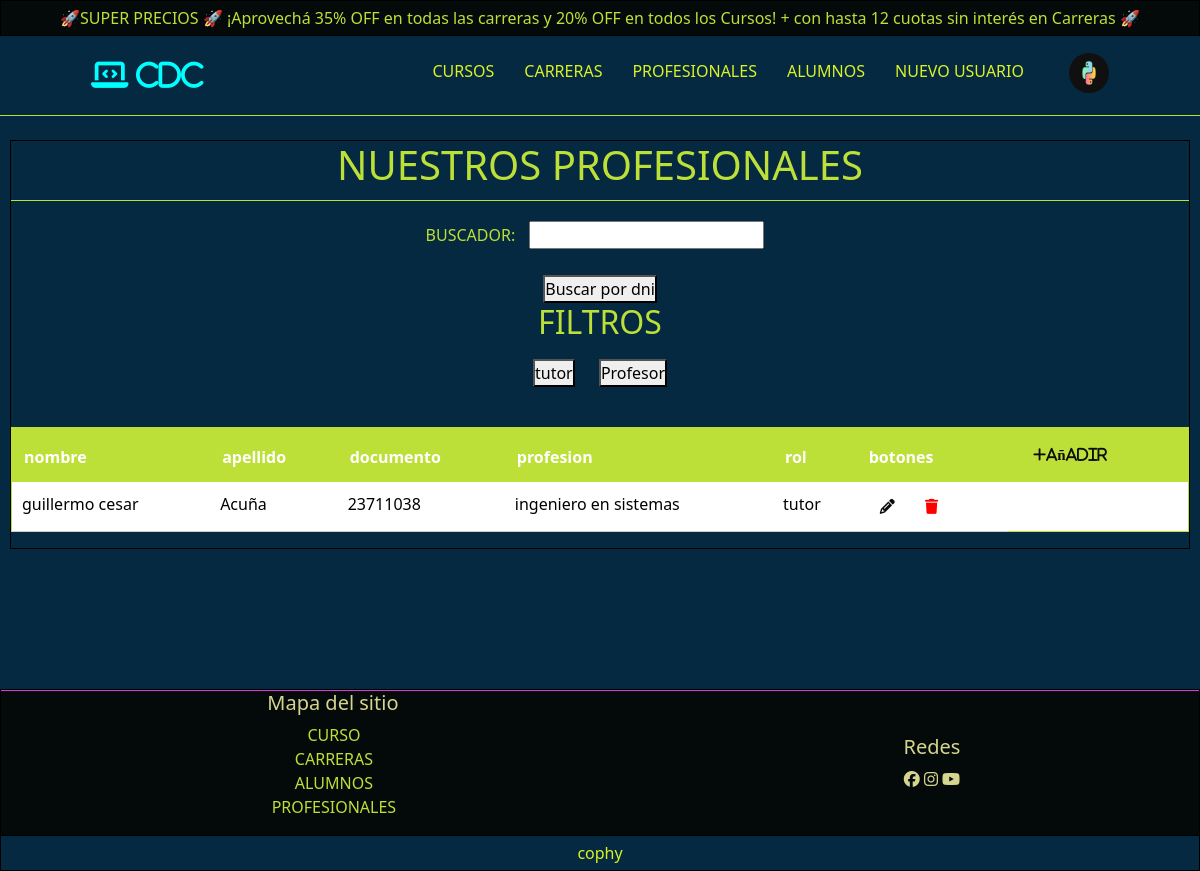
The app's page /AppSchol/profesionales/ (signed in) with its own data.
### AppScholl/models.py (models this page shows, shortened)
class Perfil(models.Model):
    user = models.OneToOneField(User,on_delete=models.CASCADE)
    foto = models.ImageField(upload_to='foto_perfil/',null=True,blank=True,default='https://sollentunatrafikskola.se/wp-content/uploads/2018/12/male-feature.jpg')

class Profesional(models.Model):
    nombre = models.CharField(max_length=30)
    apellido = models.CharField(max_length=30)
    documento = models.IntegerField()
    profesion = models.CharField(max_length=30)
    rol = models.CharField(max_length=30)
    presentacion = models.TextField()

### AppScholl/views.py (the view, shortened to what this page needs)
# urls.py: path("profesionales/",views.profesionales,name='Profesionales'),
def profesionales(request):
    query = request.GET.get('buscador')
    filtro = request.GET.get('filtro')
    buscador = Buscar(request.GET)
    profesionales = Profesional.objects.all()
    if 'reset' in request.GET:
        query = ''
        filtro = ''
        profesionales = Profesional.objects.all()
    elif filtro:
        profesionales = Profesional.objects.filter(rol__icontains=filtro)
    elif query:
        profesionales = Profesional.objects.filter(documento__icontains=query)
    return render(request, 'AppScholl/profesionales.html', {'profesionales': profesionales,  'buscar': buscador,  'query': query,  'filtro': filtro, })

### AppScholl/forms.py
class Buscar(forms.Form):
    buscador = forms.CharField(max_length=100,required=False)

### AppScholl/templates/AppScholl/profesionales.html (shortened to what this page needs)
{% extends 'AppScholl/base.html' %}
{% block contenido %}
    <main class="conteiner-main" id="profesionales">
        <div class="conteiner-titulo">
            <h1>Nuestros profesionales</h1>
        </div>
        <section class="seccion-buscar-filtros">
            <article class="conteiner-buscar">
              <form method="GET" action="{% url 'Profesionales' %}">
                {% if user.is_authenticated %}
                  {{ buscar.as_p }}
                  <button type="submit">Buscar por dni</button>
                  {% else %}
                  <button type="submit">limpiar</button>
                {% endif %}
                <article class="conteiner-filtros">
                  <h2>Filtros</h2>
                  <button type="submit" name="filtro" value="tutor">tutor</button>
                  <button type="submit" name="filtro" value="profesor">Profesor</button>
              </article>
              </form>
            </article>
        </section>
        {% if user.is_authenticated %}
          {% if profesionales %}
            <section class="seccion-tabla">
              <table class="table">
                <thead>
                  <tr>
                    <th scope="col">nombre</th>
                    <th scope="col">apellido</th>
                    <th scope="col">documento</th>
                    <th scope="col">profesion</th>
                    <th scope="col">rol</th>
                    <th scope="col">botones</th>
                    <th scope="col"><a href="{% url 'AddProfesional' %}"><i class="fa-solid fa-plus btn-mas btn">añadir</i></a></th>
                  </tr>
                </thead>
                <tbody>
                  {% for profesional in profesionales %}
                    <tr>
                    <td>{{profesional.nombre}}</td>
                    <td>{{profesional.apellido}}</td>
                    <td>{{profesional.documento}}</td>
                    <td>{{profesional.profesion}}</td>
                    <td>{{profesional.rol}}</td>
                    <td>
                      {% if user.is_superuser %}
                        <a href="{% url 'ModProfesional' profesional.documento %}"><i class="fa-solid fa-pencil btn btn-mas"></i></a>
                        <form method="POST" action="{% url 'Profesionales' %}" style="display:inline;" onsubmit="return confirm('¿Estás seguro de que deseas eliminar este profesional?');">
                          <button type="submit" name="eliminar" style="border: none; background: none; cursor: pointer;" aria-label="Eliminar profesional">
                              <i class="fa-solid fa-trash btn btn-mas" style="color: red;"></i>
                          </button>
                        </form>
                      {% else %}
                        <p>No tienes permisos</p>
                      {% endif %}
                    </td>
                  </tr>
                  {% endfor %}
                </tbody>
              </table>
            </section>
          {% else %}
            <p style="color: #DBF227; font-size: 25px; text-align: center;">No se encontraron Profesionales .</p>
          {% endif %}
        {% endif %}
    </main>
{% endblock contenido %}

### AppScholl/templates/AppScholl/base.html (shortened to what this page needs)
{% load static %}
<!DOCTYPE html>
<html lang="en">
<head>
    <link href="https://cdn.jsdelivr.net/npm/bootstrap@5.3.3/dist/css/bootstrap.min.css" rel="stylesheet">
    <link rel="stylesheet" href="https://cdnjs.cloudflare.com/ajax/libs/font-awesome/6.7.2/css/all.min.css" />
    <link rel="stylesheet" href="{% static 'AppScholl/css/main.css' %}">
</head>
<body>
    <header class="conteiner-header">
        <div class="conteiner-ofertas">
            <p>🚀SUPER PRECIOS 🚀 ¡Aprovechá 35% OFF en todas las carreras y 20% OFF en todos los Cursos! <span class="oferta-texto">+ con hasta 12 cuotas sin interés en Carreras 🚀</span> </p>
        </div>
        <div class="conteiner-inferior">
            <article class="conteiner-logo">
                <a href="{% url 'Home' %}">
                    <i class="fa-solid fa-laptop-code" style="font-size: 30px; color: aqua;">  CDC</i>
                </a>
            </article>
            <nav class="conteiner-menu-desk" style="margin-top: 15px;">
                <ul class="menu-desk">
                    <li><a href="{% url 'Cursos' %}" class="nav-link">cursos</a></li>
                    <li><a href="{% url 'Carreras' %}" class="nav-link">carreras</a></li>
                    <li><a href="{% url 'Profesionales' %}" class="nav-link">profesionales</a></li>
                    {% if user.is_authenticated %}
                        <li><a href="{% url 'Alumnos' %}" class="nav-link">alumnos</a></li>
                        {% if user.is_superuser %}
                            <li><a href="{% url 'Registro' %}" class="nav-link ">Nuevo usuario</a></li>
                        {% endif %}
                        <div class="dropdown">
                            {% if user.perfil.foto %}
                                <button class="nav-link  " type="button" data-bs-toggle="dropdown" aria-expanded="false" style="width: 50px ;height: auto ;margin-top: 0px">
                                    <img src="{{user.perfil.foto.url}}" alt="icono" class="icono-usuario nav-link" style="width: 50px ;height: auto ; margin-top: -1px; border-radius: 40px;">
                                </button>
                            {% endif %}
                        </div>
                    {% else %}
                        <li><a href="{% url 'Login' %}" class="nav-link sesion">iniciar sesion</a></li>
                    {% endif %}
                </ul>
            </nav>
        </div>
    </header>
    {% block contenido %}
    {% endblock contenido %}
    <footer class="conteiner-footer">
        <div class="conteiner-superior">
            <article class="conteiner-mapa">
                <h5>Mapa del sitio</h5>
                <ul class="menu-mapa">
                    <li><a href="{% url 'Cursos' %}" class="nav-link">curso</a></li>
                    <li><a href="{% url 'Carreras' %}" class="nav-link">carreras</a></li>
                    <li><a href="{% url 'Alumnos' %}" class="nav-link">alumnos</a></li>
                    <li><a href="{% url 'Profesionales' %}" class="nav-link">profesionales</a></li>
                </ul>
            </article>
            <article class="conteiner-redes">
                <h5>Redes</h5>
                <article>
                    <i class="fa-brands fa-facebook"></i>
                    <i class="fa-brands fa-instagram"></i>
                    <i class="fa-brands fa-youtube"></i>
                </article>
            </article>
        </div>
        <div class="conteiner-inferior">
            <p>cophy</p>
        </div>
    </footer>
</body>
</html>

### AppScholl/static/AppScholl/css/main.css (style rules this page uses)
* { margin: 0; padding: 0; box-sizing: border-box; }
body { display: grid; grid-template-areas: "encabezado" "main" "pie"; row-gap: 10px; background: #042940; }
body .conteiner-header { grid-area: encabezado; position: fixed; width: 100%; z-index: 100; }
body .conteiner-main { grid-area: main; margin: 130px 10px; }
body .conteiner-footer { grid-area: pie; }
.btn-mas { font-size: 15px; color: #0d0e0c; }
.table { border: 1px solid #BDE038; background-color: #fff; color: #333; border-collapse: collapse; width: 100%; }
.table th { background-color: #BDE038; color: #fff; padding: 12px; text-align: left; }
.table td { padding: 10px; text-align: left; border-bottom: 1px solid #ccc; }
.conteiner-header { display: grid; grid-template-areas: "ofertas" "inferior"; grid-template-rows: auto 80px; }
.conteiner-header .conteiner-ofertas { grid-area: ofertas; text-align: center; justify-items: center; border: 1px solid black; background: #040A0A; width: 100%; }
.conteiner-header .conteiner-ofertas p { margin: auto; padding: 5px; color: #BDE038; }
.conteiner-header .conteiner-inferior { grid-area: inferior; display: flex; justify-content: space-around; text-align: center; align-content: center; align-items: center; border-bottom: 1px solid #BDE038; background: #042940; }
.conteiner-footer { display: grid; grid-template-areas: "superior" "inferior"; grid-template-rows: auto auto; border: 1px solid black; }
.conteiner-footer .conteiner-superior { grid-area: superior; display: grid; grid-template-areas: "uno" "dos"; text-align: center; align-items: center; background: #040A0A; color: #D6D58E; border-top: 1px solid #e038d2; }
.conteiner-footer .conteiner-superior .menu-mapa { list-style: none; margin-right: 30px; color: #BDE038; }
.conteiner-footer .conteiner-superior .menu-mapa .nav-link { text-transform: uppercase; }
@media screen and (min-width: 767px) { .conteiner-footer .conteiner-superior { grid-template-areas: "uno dos"; } }
.conteiner-footer .conteiner-inferior { grid-area: inferior; border-top: 1px solid black; text-align: center; justify-items: center; background: #042940; }
.conteiner-footer .conteiner-inferior p { margin: auto; padding: 5px; color: #DBF227; }
.menu-desk { display: flex; list-style: none; margin: auto; color: #DBF227; }
.menu-desk .nav-link { margin: 10px; text-transform: uppercase; padding: 5px; }
#profesionales { display: grid; grid-template-areas: "titulo" "fb" "tarjetas" "tabla"; grid-template-rows: 60px; border: 1px solid black; row-gap: 10px; }
#profesionales .conteiner-titulo { grid-area: titulo; text-align: center; color: #BDE038; text-transform: uppercase; border-bottom: 1px solid #BDE038; }
#profesionales .seccion-buscar-filtros { grid-area: fb; grid-template-areas: "buscar" "filtros"; row-gap: 10px; }
#profesionales .seccion-buscar-filtros .conteiner-buscar { grid-area: buscar; text-align: center; color: #BDE038; text-transform: uppercase; }
#profesionales .seccion-buscar-filtros .conteiner-buscar input { margin: 10px; }
#profesionales .seccion-buscar-filtros .conteiner-filtros { grid-area: filtros; color: #BDE038; text-transform: uppercase; text-align: center; }
#profesionales .seccion-buscar-filtros .conteiner-filtros button { margin: 10px; }
#profesionales .seccion-tabla { grid-area: tabla; margin-top: 10px; }

### records on screen
Profesional: nombre "guillermo cesar", apellido "Acuña", documento "23711038", profesion "ingeniero en sistemas", rol "tutor"
